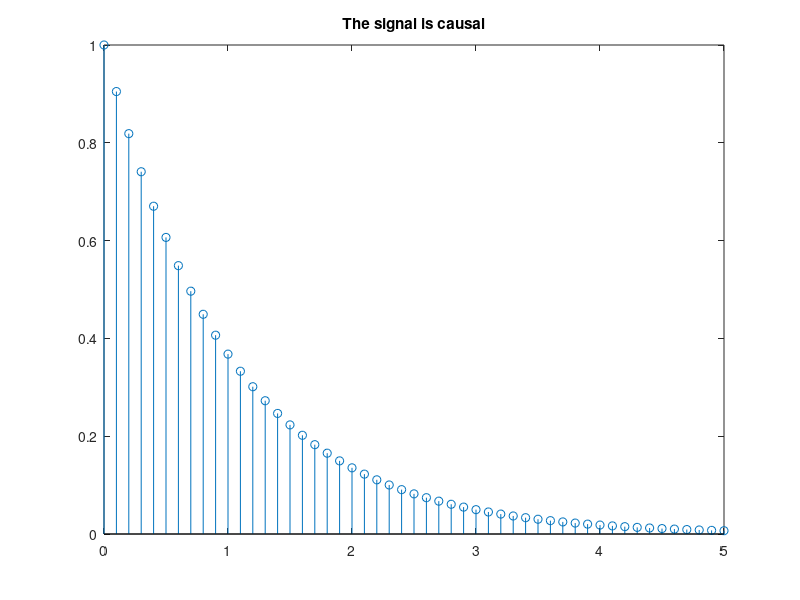

The MATLAB script that drew this image:
clc;
close all;

% Define a signal
t = 0:0.1:5;  % Time vector
x = exp(-t);  % Causal signal (decaying exponential)

% Check for causality
is_causal = true;

for i = 1:length(x)
    % Check if the current value depends on future values
    future_values = x(i+1:end);
    if any(future_values > x(i))
        is_causal = false;
        break;
    end
    
end

if is_causal
    stem(t,x);
    title('The signal is causal');
    disp('The signal is causal.');
else
    stem(t,x);
    disp('The signal is not causal.');
end
